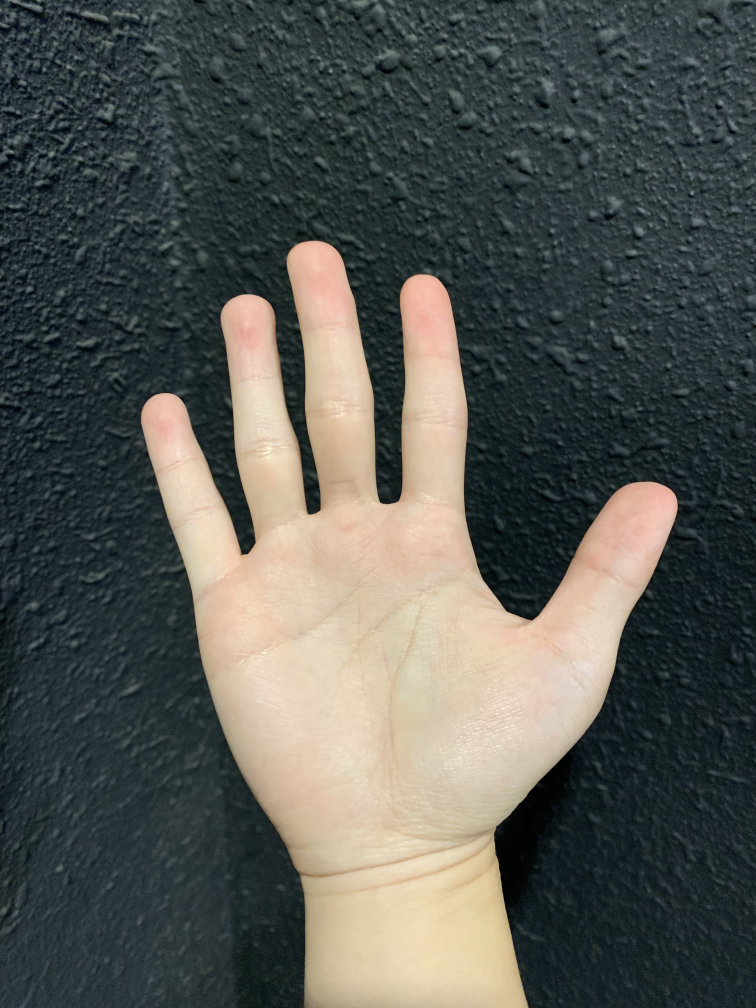
#> input picture data/IMG_0364.jpg, 3024 x 4032 px (shown at 1/4 size); its folder holds only this picture in this run
$ python warping_traditional.py
#> lines starting #> are read from the running program, lines starting #| are printed output that depends on the picture; after the words box and inside, x2 and y2 are one past the last pixel; in counts of white or black regions, pixels touching at a corner belong together
# reference
# https://medium.com/analytics-vidhya/hand-detection-and-finger-counting-using-opencv-python-5b594704eb08

import glob
import cv2 as cv
import matplotlib.pyplot as plt
import numpy as np
import math
import os


def skin_mask(img):
    # hsvim : blue, green, red -> hue, saturation, value
    hsvim = cv.cvtColor(img, cv.COLOR_BGR2HSV)

    lower = np.array([0, 20, 80], dtype="uint8")
    upper = np.array([50, 255, 255], dtype="uint8")
    skinRegionHSV = cv.inRange(hsvim, lower, upper)

    # blur image to improve masking
    blurred = cv.blur(skinRegionHSV, (2, 2))

    ret, thresh = cv.threshold(blurred, 0, 255, cv.THRESH_BINARY)
    # thresh = cv.adaptiveThreshold(blurred,255,cv.ADAPTIVE_THRESH_GAUSSIAN_C,cv.THRESH_BINARY,11,2)
    return thresh


def contour(img, thresh):
    contours, hierarchy = cv.findContours(thresh, cv.RETR_TREE, cv.CHAIN_APPROX_SIMPLE)
    contours = max(contours, key=lambda x: cv.contourArea(x))
    cv.drawContours(img, [contours], -1, (255, 255, 0), 2)
    return img, contours


def convex_hull(img, contours):
    hull = cv.convexHull(contours)
    cv.drawContours(img, [hull], -1, (0, 255, 255), 2)
    # cv.imwrite("results/hull_" + img_path.split(os.sep)[1], img)
    return img


def convexity_defect(contours):
    hull = cv.convexHull(contours, returnPoints=False)
    defects = cv.convexityDefects(contours, hull)
    for i in range(defects.shape[0]):
        sp, ep, fp, dist = defects[i, 0]
        start = tuple(contours[sp][0])
        end = tuple(contours[ep][0])
        far = tuple(contours[fp][0])
        cv.circle(img, far, 10, [255, 0, 255], -1)
    return img, defects


def count_finger(img, contours, defects):
    if defects is not None:
        pts = []
    for i in range(defects.shape[0]):  # calculate the angle
        s, e, f, d = defects[i][0]
        start = tuple(contours[s][0])
        end = tuple(contours[e][0])
        far = tuple(contours[f][0])
        a = np.sqrt((end[0] - start[0]) ** 2 + (end[1] - start[1]) ** 2)
        b = np.sqrt((far[0] - start[0]) ** 2 + (far[1] - start[1]) ** 2)
        c = np.sqrt((end[0] - far[0]) ** 2 + (end[1] - far[1]) ** 2)
        angle = np.arccos(
            (b**2 + c**2 - a**2) / (2 * b * c)
        )  #      cosine theorem
        if angle <= (5 / 12) * np.pi:  # angle less than 90 degree, treat as fingers
            cv.circle(img, far, 10, [0, 0, 255], -1)
            pts.append(far)
    pts = pts_order(pts)
    return pts


def pts_order(pts):
    # order = 0, 1, 2, 3 from last to first finger
    dist_largest = 0
    pair_03 = (0, 0)
    dist_table = np.zeros((4, 4))
    for i in range(4):
        for j in range(i + 1, 4):
            dist_table[i, j] = dist_table[j, i] = math.dist(pts[i], pts[j])
            if dist_table[i, j] > dist_largest:
                dist_largest = math.dist(pts[i], pts[j])
                pair_03 = (i, j)

    dist_small_0 = dist_largest
    pt_1 = pair_03[0]
    for j in range(4):
        if j in pair_03:
            continue
        if dist_table[pair_03[0], j] < dist_small_0:
            dist_small_0 = dist_table[pair_03[0], j]
            pt_1 = j

    pt_2 = pair_03[1]
    for j in range(4):
        if j in pair_03:
            continue
        if j == pt_1:
            continue
        pt_2 = j
        dist_small_3 = dist_table[pair_03[1], j]

    ordered_pts = []
    ordered_pts.append(pts[pair_03[0]])
    ordered_pts.append(pts[pt_1])
    ordered_pts.append(pts[pt_2])
    ordered_pts.append(pts[pair_03[1]])
    if dist_small_0 > dist_small_3:
        ordered_pts = ordered_pts[::-1]

    return ordered_pts


def get_5th_pt(pts):
    ratio = 1.5  # you may change this
    print(pts)
    slope = (pts[2][1] - pts[1][1]) / (pts[2][0] - pts[1][0])  # (y2-y1)/(x2-x1)
    finger_center = (int((pts[1][0] + pts[2][0]) / 2), int((pts[1][1] + pts[2][1]) / 2))
    if slope != 0:
        meet_y = (
            (pts[1][0] + pts[2][0] - 2 * pts[3][0]) * slope
            + (pts[1][1] + pts[2][1]) * slope**2
            + 2 * pts[3][1]
        ) / (2 * (1 + slope**2))
        meet_x = (
            (pts[1][1] + pts[2][1] - 2 * pts[3][1]) * slope
            + (pts[1][0] + pts[2][0])
            + 2 * pts[3][0] * slope**2
        ) / (2 * (1 + slope**2))
    else:
        meet_y = pts[3][1]
        meet_x = (pts[1][0] + pts[2][0]) / 2
    meet_y = int(meet_y)
    meet_x = int(meet_x)

    bot_y = int(meet_y + (meet_y - finger_center[1]) * ratio)
    bot_x = int(meet_x + (meet_x - finger_center[0]) * ratio)
    print(meet_x, meet_y)
    print(bot_x, bot_y)
    return [(bot_x, bot_y)]


def extract_points(img):
    thresh = skin_mask(img)
    img_contour, contours = contour(img, thresh)
    img_hull = convex_hull(img, contours)
    img_convexity, defects = convexity_defect(contours)
    pts = count_finger(img, contours, defects)
    pts += get_5th_pt(pts)
    cv.circle(img, pts[4], 10, [0, 0, 255], -1)
    # image outputs - why img_path works?
    cv.imwrite("results/thresh_" + img_path.split(os.sep)[1], thresh)
    cv.imwrite("results/contour_" + img_path.split(os.sep)[1], img_contour)
    cv.imwrite("results/hull_" + img_path.split(os.sep)[1], img_hull)
    cv.imwrite("results/convexity_" + img_path.split(os.sep)[1], img_convexity)
    return np.float32(pts)


def warp(img, pts):
    # test image size: c * r = 3024 * 4032
    r, c = img.shape[:2]
    # hardcoded
    pts = np.delete(pts, 1, axis=0)
    p = np.float32(
        [
            [951 / 3024 * c, 1987 / 4032 * r],
            [1598 / 3024 * c, 1783 / 4032 * r],
            [2161 / 3024 * c, 2330 / 4032 * r],
            [1555 / 3024 * c, 3265 / 4032 * r],
        ]
    )
    mtx = cv.getPerspectiveTransform(pts, p)
    dst = cv.warpPerspective(img, mtx, (c, r))
    return dst


if __name__ == "__main__":
    for img_path in glob.glob("data/*.jpg"):
        img = cv.imread(img_path)
#> img is the input picture: shape (4032, 3024, 3); mean B, G, R 83, 88, 86.2
        pts = extract_points(img)
#> in skin_mask, `skinRegionHSV = cv.inRange(hsvim, lower, upper)`:
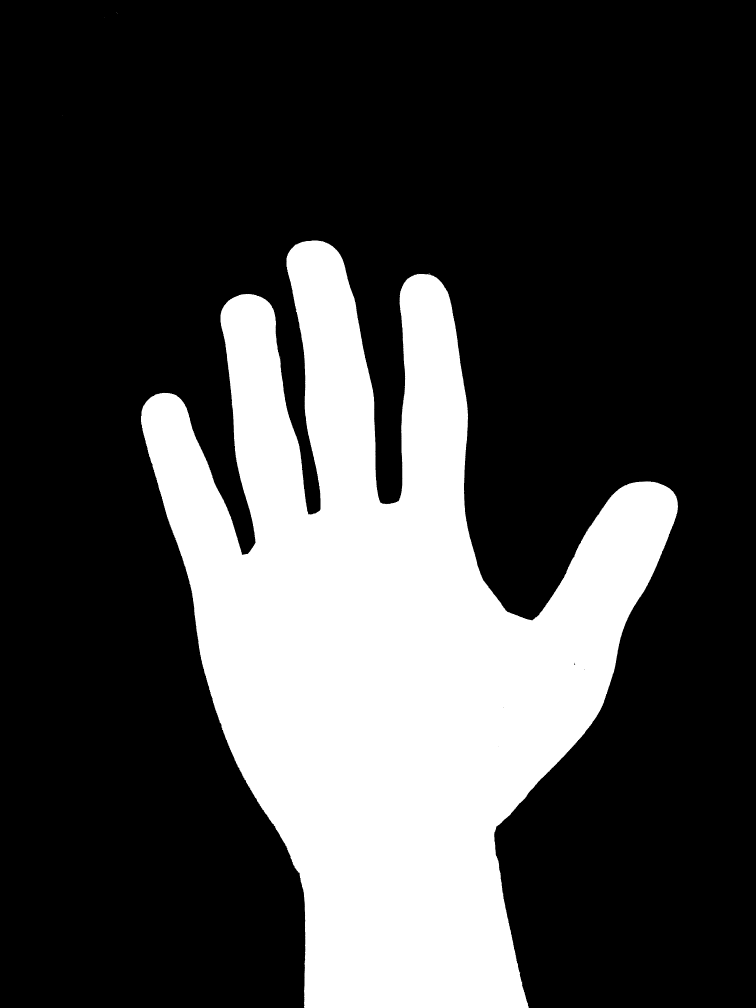
#> skinRegionHSV: shape (4032, 3024) (shown at 1/4 size); 26.6% white; 28 white regions (27 under 20 px), largest, box (x1, y1, x2, y2) and area: (564, 962, 2712, 4032) 3240884
#> in contour, `contours, hierarchy = cv.findContours(thresh, cv.RETR_TREE, cv.CHAIN_A..`: contours = 11 contours, 10 with area under 20; largest, box (x1, y1, x2, y2) and area: (564, 962, 2713, 4032) 3242338
#> in contour, `contours = max(contours, key=lambda x: cv.contourArea(x))`: contours = contour of 5961 points, box (x1, y1, x2, y2) (564, 962, 2713, 4032), area 3242338
#> in convex_hull, `hull = cv.convexHull(contours)`: hull = contour of 44 points, box (x1, y1, x2, y2) (564, 962, 2713, 4032), area 4476748
#> in convex_hull, `cv.drawContours(img, [hull], -1, (0, 255, 255), 2)`:
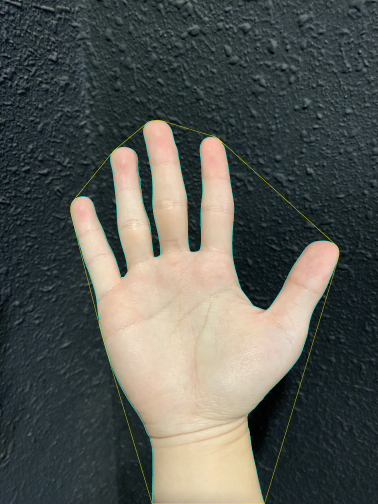
#> img: shape (4032, 3024, 3) (shown at 1/8 size); mean B, G, R 83.6, 89.1, 86.3
#> in convexity_defect, `hull = cv.convexHull(contours, returnPoints=False)`: hull = 44 values, max 5960 at index 0, min 0 at index 43, mean 2625.3
#> in convexity_defect, `defects = cv.convexityDefects(contours, hull)`: defects = 40 rows, first 6: [0, 4, 3, 394], [4, 13, 9, 356], [13, 29, 26, 657], [29, 33, 32, 508], [33, 39, 36, 295], [39, 900, 395, 224950]
#> the loop in convexity_defect, `for i in range(defects.shape[0]):` made 40 passes
#> (sp, ep, fp, dist, start, end, far) on passes 1 to 7: (0, 4, 3, 394, (1247, 962), (1225, 964), (1242, 964)), (4, 13, 9, 356, (1225, 964), (1208, 967), (1216, 967)), (13, 29, 26, 657, (1208, 967), (1189, 974), (1191, 976)), (29, 33, 32, 508, (1189, 974), (1182, 978), (1186, 978)), (33, 39, 36, 295, (1182, 978), (1176, 983), (1179, 982)), (39, 900, 395, 224950, (1176, 983), (914, 1202), (1278, 2043)), (900, 904, 902, 181, (914, 1202), (906, 1210), (911, 1206))
#> the loop in count_finger, `for i in range(defects.shape[0]):` made 40 passes
#> (s, e, f, d, start, end, far, a) on passes 1 to 6: (0, 4, 3, 394, (1247, 962), (1225, 964), (1242, 964), 22.09), (4, 13, 9, 356, (1225, 964), (1208, 967), (1216, 967), 17.26), (13, 29, 26, 657, (1208, 967), (1189, 974), (1191, 976), 20.25), (29, 33, 32, 508, (1189, 974), (1182, 978), (1186, 978), 8.06), (33, 39, 36, 295, (1182, 978), (1176, 983), (1179, 982), 7.81), (39, 900, 395, 224950, (1176, 983), (914, 1202), (1278, 2043), 341.5)
#| [(1001, 2204), (1278, 2043), (1532, 2015), (2024, 2442)]
#| 1457 2504
#| 1535 3216
        cv.imwrite("results/out_" + img_path.split(os.sep)[1], img)
        # if points are not extracted well, skip that case
        if pts.shape[0] != 5:
            continue
        warped = warp(img, pts)
#> in warp, `dst = cv.warpPerspective(img, mtx, (c, r))`:
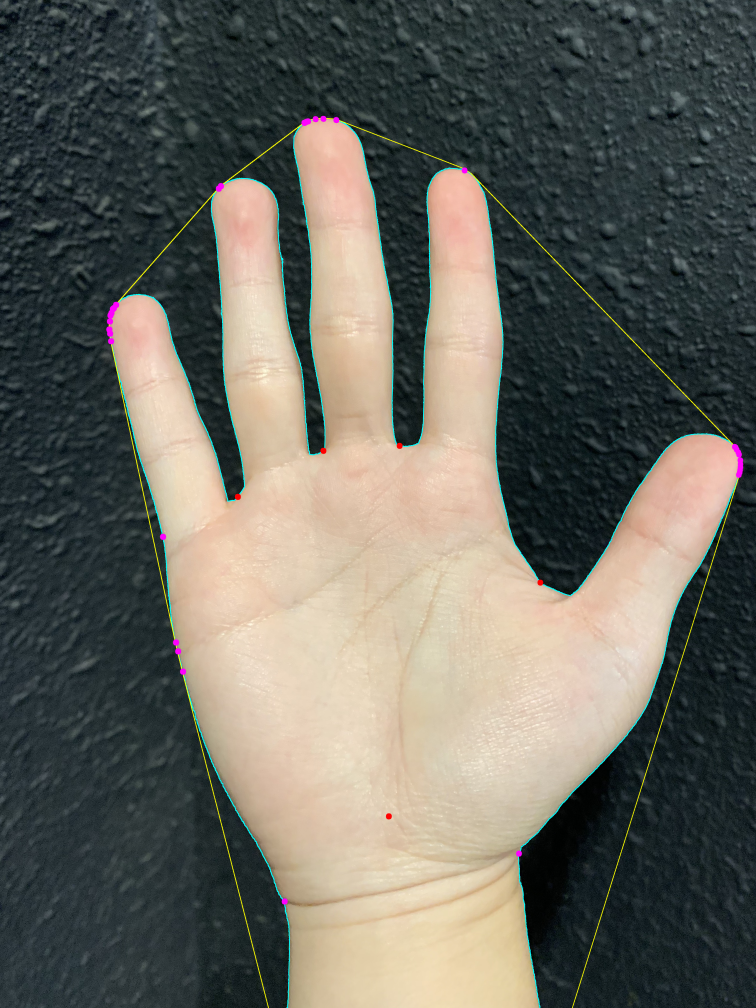
#> dst: shape (4032, 3024, 3) (shown at 1/4 size); mean B, G, R 94.4, 102.7, 103.7
        cv.imwrite("results/warped_" + img_path.split(os.sep)[1], warped)

$ run again, on data/IMG_0367.jpg
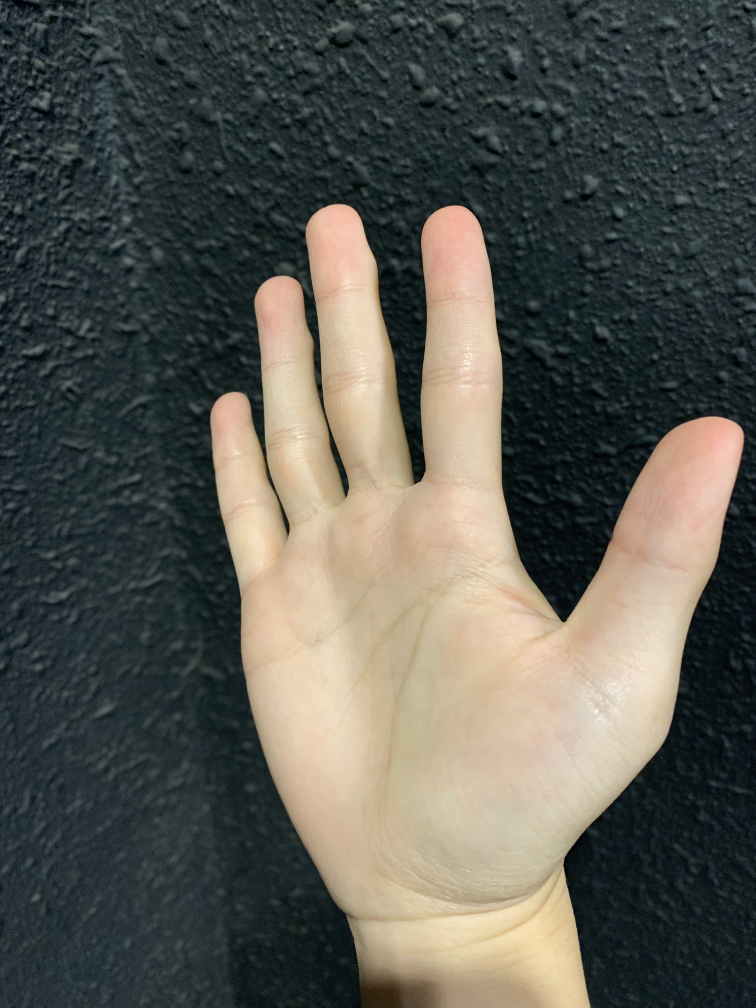
#> input picture data/IMG_0367.jpg, 3024 x 4032 px (shown at 1/4 size)
#> img is the input picture: shape (4032, 3024, 3); mean B, G, R 81.5, 89, 88.6
#> hsvim: shape (4032, 3024, 3); mean H, S, V 69.9, 82.4, 97.9
#> in skin_mask, `skinRegionHSV = cv.inRange(hsvim, lower, upper)`:
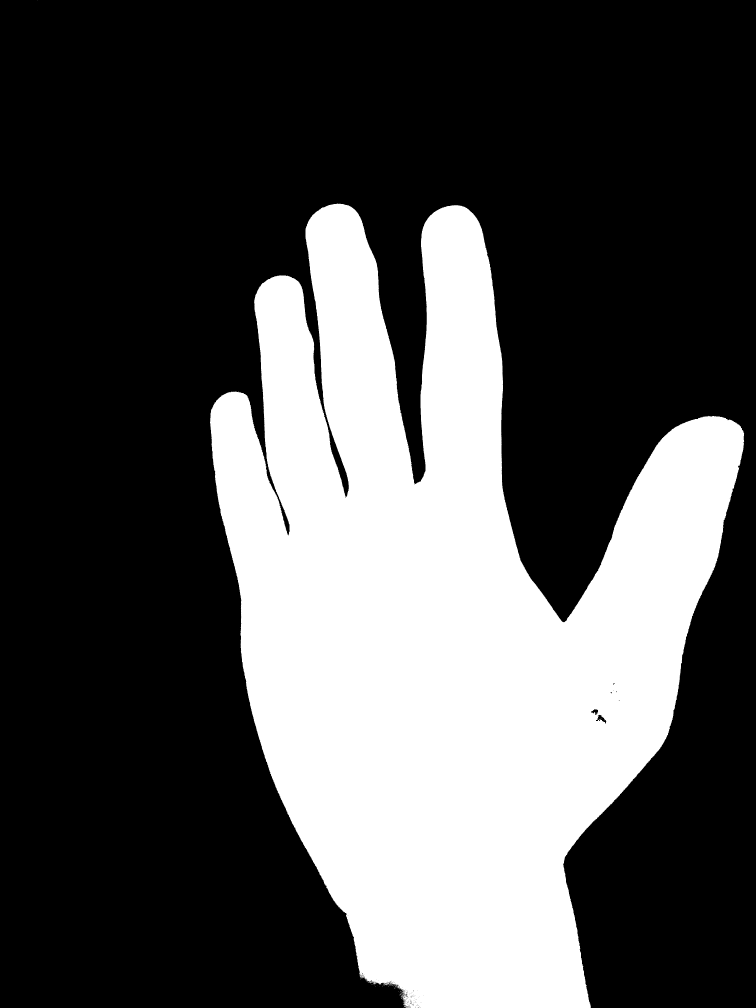
#> skinRegionHSV: shape (4032, 3024) (shown at 1/4 size); 31.4% white; 96 white regions (95 under 20 px), largest, box (x1, y1, x2, y2) and area: (840, 814, 2977, 4032) 3834287
#> thresh: shape (4032, 3024); 31.5% white; 20 white regions (18 under 20 px)
#> in contour, `contours, hierarchy = cv.findContours(thresh, cv.RETR_TREE, cv.CHAIN_A..`: contours = 98 contours, 94 with area under 20; largest, box (x1, y1, x2, y2) and area: (840, 814, 2978, 4032) 3838522, (2384, 2860, 2426, 2896) 506, (2365, 2837, 2393, 2860) 317, (1603, 3975, 1612, 3982) 26
#> in contour, `contours = max(contours, key=lambda x: cv.contourArea(x))`: contours = contour of 7215 points, box (x1, y1, x2, y2) (840, 814, 2978, 4032), area 3838522
#> in convex_hull, `hull = cv.convexHull(contours)`: hull = contour of 56 points, box (x1, y1, x2, y2) (840, 814, 2978, 4032), area 4981293
#> in convexity_defect, `hull = cv.convexHull(contours, returnPoints=False)`: hull = 56 values, max 7214 at index 0, min 0 at index 55, mean 2931.9
#> in convexity_defect, `defects = cv.convexityDefects(contours, hull)`: defects = 55 rows, first 6: [0, 4, 3, 338], [4, 8, 7, 275], [8, 12, 11, 278], [12, 17, 16, 437], [17, 25, 20, 509], [25, 28, 27, 284]
#> the loop in convexity_defect, `for i in range(defects.shape[0]):` made 55 passes
#> (sp, ep, fp, dist, start, end, far) on passes 1 to 8: (0, 4, 3, 338, (1350, 814), (1335, 816), (1345, 816)), (4, 8, 7, 275, (1335, 816), (1324, 818), (1330, 818)), (8, 12, 11, 278, (1324, 818), (1315, 820), (1320, 820)), (12, 17, 16, 437, (1315, 820), (1304, 824), (1309, 824)), (17, 25, 20, 509, (1304, 824), (1288, 830), (1299, 828)), (25, 28, 27, 284, (1288, 830), (1285, 832), (1287, 832)), (28, 45, 38, 522, (1285, 832), (1261, 849), (1273, 843)), (45, 59, 46, 362, (1261, 849), (1248, 862), (1261, 851))
#> the loop in count_finger, `for i in range(defects.shape[0]):` made 55 passes
#> (s, e, f, d, start, end, far, a) on passes 1 to 7: (0, 4, 3, 338, (1350, 814), (1335, 816), (1345, 816), 15.13), (4, 8, 7, 275, (1335, 816), (1324, 818), (1330, 818), 11.18), (8, 12, 11, 278, (1324, 818), (1315, 820), (1320, 820), 9.22), (12, 17, 16, 437, (1315, 820), (1304, 824), (1309, 824), 11.7), (17, 25, 20, 509, (1304, 824), (1288, 830), (1299, 828), 17.09), (25, 28, 27, 284, (1288, 830), (1285, 832), (1287, 832), 3.61), (28, 45, 38, 522, (1285, 832), (1261, 849), (1273, 843), 29.41)
#| [(1156, 2136), (1387, 1985), (1660, 1936), (2250, 2487)]
#| 1637 2596
#| 1808 3550
#> in warp, `dst = cv.warpPerspective(img, mtx, (c, r))`:
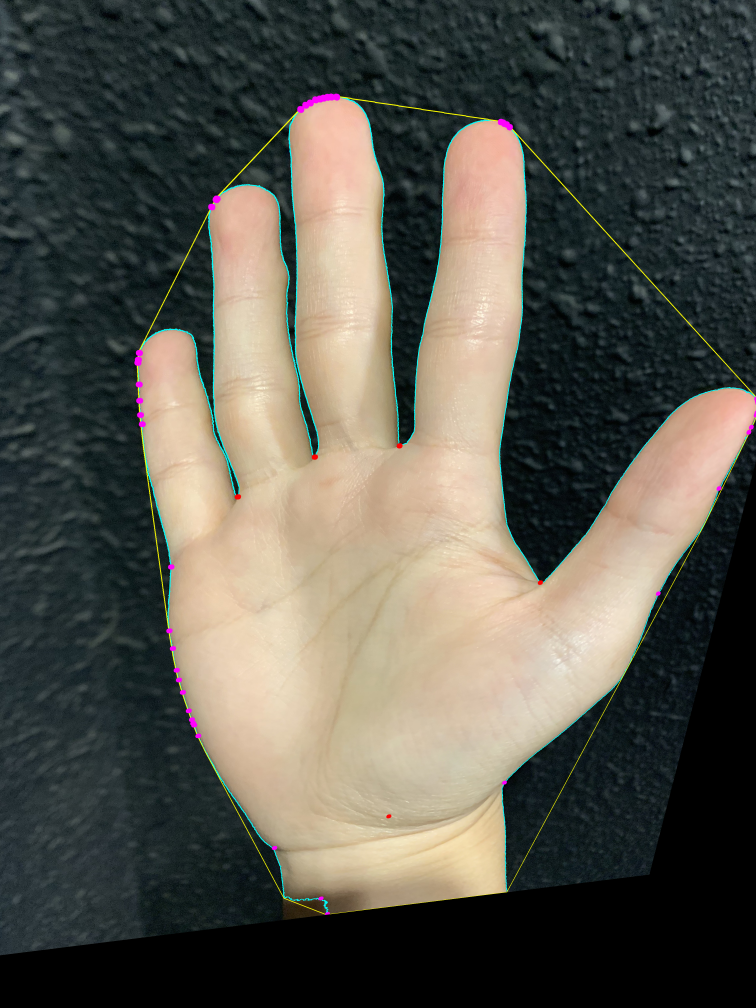
#> dst: shape (4032, 3024, 3) (shown at 1/4 size); mean B, G, R 78, 87.1, 88.8
